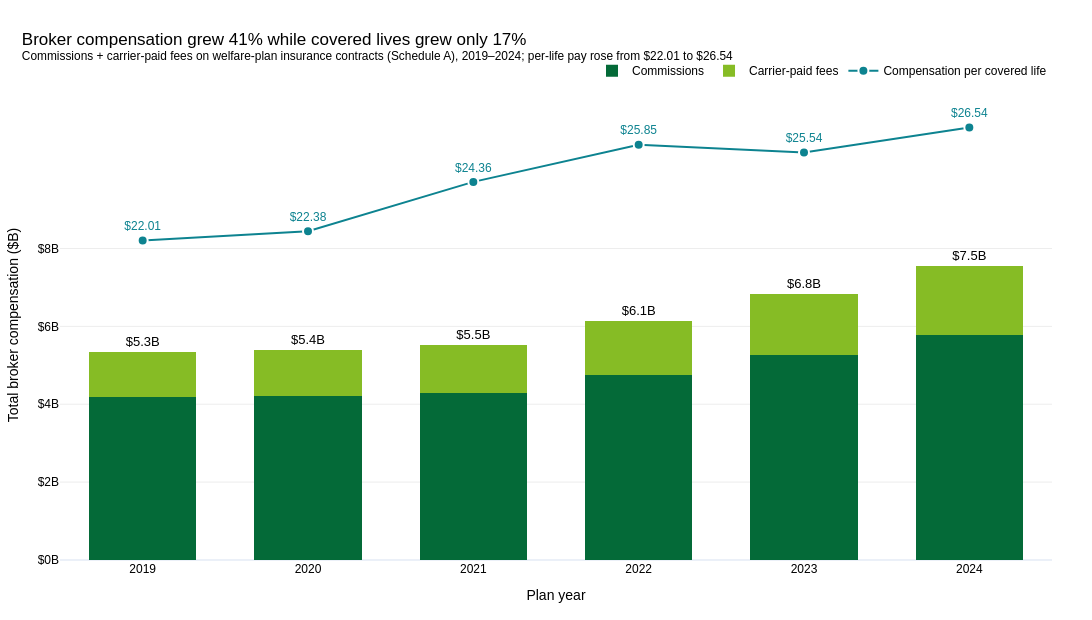

Here is the notebook cell this chart was saved with:
### Markdown cell above
## 1. Is the broker compensation pool growing faster than the lives it covers?

### Code cell
market = contracts.groupby("FORM_YEAR", as_index=False).agg(
    commissions=("commissions", "sum"),
    fees=("fees", "sum"),
    lives=("lives", "sum"),
)
market["compensation"] = market["commissions"] + market["fees"]
market["comp_per_life"] = market["compensation"] / market["lives"]

first, last = market.iloc[0], market.iloc[-1]
comp_growth = growth(last["compensation"], first["compensation"])
lives_growth = growth(last["lives"], first["lives"])

fig = go.Figure()
fig.add_trace(
    go.Bar(
        x=market["FORM_YEAR"],
        y=market["commissions"] / 1e9,
        name="Commissions",
        marker_color=PALETTE[2],
        hovertemplate="%{x}<br>Commissions $%{y:.2f}B<extra></extra>",
    )
)
fig.add_trace(
    go.Bar(
        x=market["FORM_YEAR"],
        y=market["fees"] / 1e9,
        name="Carrier-paid fees",
        marker_color=PALETTE[0],
        text=[money(v) for v in market["compensation"]],
        textposition="outside",
        textfont=dict(size=13, color=BLACK),
        hovertemplate="%{x}<br>Fees $%{y:.2f}B<extra></extra>",
    )
)
fig.add_trace(
    go.Scatter(
        x=market["FORM_YEAR"],
        y=market["comp_per_life"],
        name="Compensation per covered life",
        yaxis="y2",
        mode="lines+markers+text",
        line=dict(color=ACCENT, width=3),
        marker=dict(size=10, color=ACCENT, line=dict(color="white", width=2)),
        text=[f"${v:.2f}" for v in market["comp_per_life"]],
        textposition="top center",
        textfont=dict(color=ACCENT, size=12),
        hovertemplate="%{x}<br>$%{y:.2f} per covered life<extra></extra>",
    )
)

base_theme(
    fig,
    f"Broker compensation grew {comp_growth:.0f}% while covered lives grew only {lives_growth:.0f}%",
    f"Commissions + carrier-paid fees on welfare-plan insurance contracts (Schedule A), {FIRST}–{LAST}; "
    f"per-life pay rose from ${first['comp_per_life']:.2f} to ${last['comp_per_life']:.2f}",
    height=620,
)
lo, hi = market["comp_per_life"].min(), market["comp_per_life"].max()
y2_span = (hi - lo) / 0.24

fig.update_layout(
    width=FIG_WIDTH,
    barmode="stack",
    bargap=0.35,
    legend=dict(traceorder="normal"),
    yaxis=dict(
        title="Total broker compensation ($B)",
        range=[0, market["compensation"].max() / 1e9 * 1.6],
        tickvals=list(range(0, int(np.ceil(market["compensation"].max() / 2e9) * 2) + 1, 2)),
        ticktext=[f"${v}B" for v in range(0, int(np.ceil(market["compensation"].max() / 2e9) * 2) + 1, 2)],
        showgrid=True,
        gridcolor="#EDEDED",
    ),
    yaxis2=dict(
        overlaying="y",
        side="right",
        range=[lo - 0.68 * y2_span, lo + 0.32 * y2_span],
        showgrid=False,
        showticklabels=False,
        zeroline=False,
    ),
    xaxis=dict(title="Plan year", dtick=1),
)
save_figure(fig, "01-compensation-pool-vs-lives", ANALYSIS_PATH)
fig.show()

### Figure 1 — Plotly figure (JSON) as saved in the notebook; plotly's stock layout.template omitted (floating-point values rounded to 4 significant figures)
{"data": [{"hovertemplate": "%{x}<br>Commissions $%{y:.2f}B<extra></extra>", "marker": {"color": "#046A38", "line": {"width": 0}}, "name": "Commissions", "type": "bar", "x": [2019, 2020, 2021, 2022, 2023, 2024], "y": [4.195, 4.216, 4.28, 4.759, 5.273, 5.775]}, {"hovertemplate": "%{x}<br>Fees $%{y:.2f}B<extra></extra>", "marker": {"color": "#86BC25", "line": {"width": 0}}, "name": "Carrier-paid fees", "text": ["$5.3B", "$5.4B", "$5.5B", "$6.1B", "$6.8B", "$7.5B"], "textfont": {"color": "#000000", "size": 13}, "textposition": "outside", "type": "bar", "x": [2019, 2020, 2021, 2022, 2023, 2024], "y": [1.155, 1.184, 1.243, 1.383, 1.567, 1.768]}, {"hovertemplate": "%{x}<br>$%{y:.2f} per covered life<extra></extra>", "line": {"color": "#0D8390", "width": 2}, "marker": {"color": "#0D8390", "line": {"color": "white", "width": 2}, "size": 10}, "mode": "lines+markers+text", "name": "Compensation per covered life", "text": ["$22.01", "$22.38", "$24.36", "$25.85", "$25.54", "$26.54"], "textfont": {"color": "#0D8390", "size": 12}, "textposition": "top center", "type": "scatter", "x": [2019, 2020, 2021, 2022, 2023, 2024], "y": [22.01, 22.38, 24.36, 25.85, 25.54, 26.54], "yaxis": "y2"}], "layout": {"bargap": 0.35, "barmode": "stack", "colorway": ["#86BC25", "#43B02A", "#046A38"], "font": {"color": "#000000", "family": "Arial, sans-serif"}, "height": 620, "hoverlabel": {"bgcolor": "white", "font": {"color": "#000000"}}, "legend": {"font": {"color": "#000000"}, "orientation": "h", "traceorder": "normal", "x": 1, "xanchor": "right", "y": 1.01, "yanchor": "bottom"}, "margin": {"b": 60, "l": 60, "r": 40, "t": 90}, "paper_bgcolor": "white", "plot_bgcolor": "white", "title": {"font": {"color": "#000000", "family": "Arial, sans-serif"}, "text": "Broker compensation grew 41% while covered lives grew only 17%<br><sup>Commissions + carrier-paid fees on welfare-plan insurance contracts (Schedule A), 2019–2024; per-life pay rose from $22.01 to $26.54</sup>", "x": 0.02, "xanchor": "left"}, "width": 1100, "xaxis": {"dtick": 1, "tickfont": {"color": "#000000"}, "title": {"text": "Plan year"}}, "yaxis": {"gridcolor": "#EDEDED", "range": [0, 12.07], "showgrid": true, "tickfont": {"color": "#000000"}, "ticktext": ["$0B", "$2B", "$4B", "$6B", "$8B"], "tickvals": [0, 2, 4, 6, 8], "title": {"text": "Total broker compensation ($B)"}}, "yaxis2": {"overlaying": "y", "range": [9.186, 28.05], "showgrid": false, "showticklabels": false, "side": "right", "zeroline": false}}}
